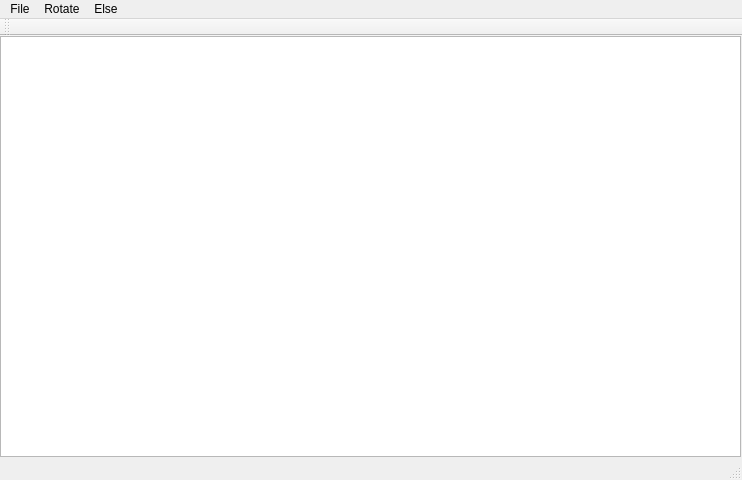
<?xml version="1.0" encoding="UTF-8"?>
<ui version="4.0">
 <class>MainWindow</class>
 <widget class="QMainWindow" name="MainWindow">
  <property name="geometry">
   <rect>
    <x>0</x>
    <y>0</y>
    <width>742</width>
    <height>480</height>
   </rect>
  </property>
  <property name="windowTitle">
   <string>MainWindow</string>
  </property>
  <widget class="QWidget" name="centralWidget">
   <widget class="QGraphicsView" name="graphicsView">
    <property name="geometry">
     <rect>
      <x>0</x>
      <y>0</y>
      <width>741</width>
      <height>421</height>
     </rect>
    </property>
   </widget>
  </widget>
  <widget class="QMenuBar" name="menuBar">
   <property name="geometry">
    <rect>
     <x>0</x>
     <y>0</y>
     <width>742</width>
     <height>23</height>
    </rect>
   </property>
   <widget class="QMenu" name="menu">
    <property name="title">
     <string>Rotate</string>
    </property>
    <addaction name="actionClockWise_90"/>
    <addaction name="actionAnti_ClockWise_90"/>
    <addaction name="actionAnyAngle"/>
    <addaction name="actionHorizontalFlip"/>
    <addaction name="actionVertical_Flip"/>
   </widget>
   <widget class="QMenu" name="menu_2">
    <property name="title">
     <string>File</string>
    </property>
    <addaction name="actionOpen_File"/>
    <addaction name="actionSave_File"/>
   </widget>
   <widget class="QMenu" name="menu_3">
    <property name="title">
     <string>Else</string>
    </property>
   </widget>
   <addaction name="menu_2"/>
   <addaction name="menu"/>
   <addaction name="menu_3"/>
  </widget>
  <widget class="QToolBar" name="mainToolBar">
   <attribute name="toolBarArea">
    <enum>TopToolBarArea</enum>
   </attribute>
   <attribute name="toolBarBreak">
    <bool>false</bool>
   </attribute>
  </widget>
  <widget class="QStatusBar" name="statusBar"/>
  <action name="actionClockWise_90">
   <property name="text">
    <string>ClockWise90</string>
   </property>
  </action>
  <action name="actionAnti_ClockWise_90">
   <property name="text">
    <string>AntiClockWise90</string>
   </property>
  </action>
  <action name="actionAnyAngle">
   <property name="text">
    <string>AnyAngle</string>
   </property>
  </action>
  <action name="actionOpen_File">
   <property name="text">
    <string>Open</string>
   </property>
  </action>
  <action name="actionSave_File">
   <property name="text">
    <string>Save</string>
   </property>
  </action>
  <action name="actionHorizontalFlip">
   <property name="text">
    <string>HorizontalFlip</string>
   </property>
  </action>
  <action name="actionVertical_Flip">
   <property name="text">
    <string>Vertical Flip</string>
   </property>
  </action>
 </widget>
 <layoutdefault spacing="6" margin="11"/>
 <resources/>
 <connections/>
</ui>
